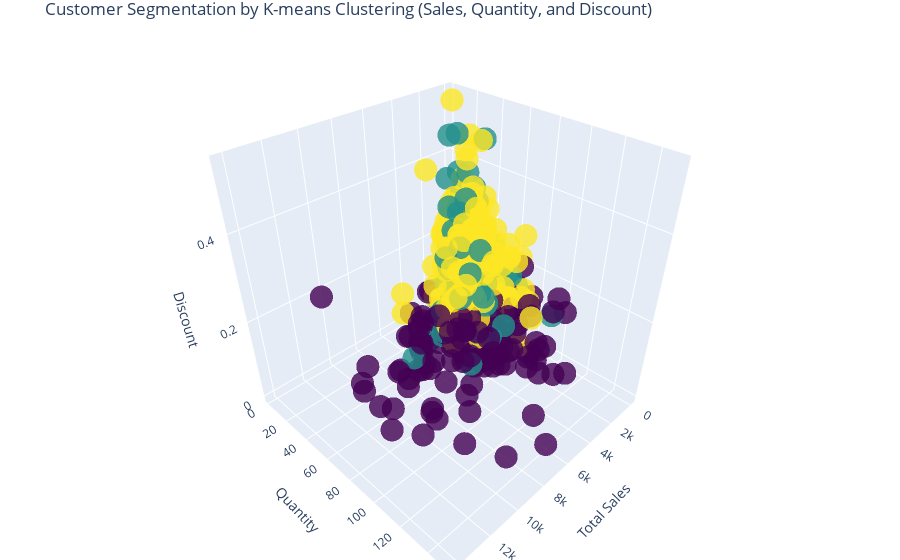

Source (notebook cell):
### Code cell
# 3D scatter plot with all comparisons combined
fig = go.Figure(data=[go.Scatter3d(
    x=customer_data['Sales'],
    y=customer_data['Quantity'],
    z=customer_data['Discount'],
    mode='markers',
    marker=dict(
        size=8,
        color=customer_data['Cluster'],  
        colorscale='Viridis',  # color scale
        opacity=0.8
    )
)])

# Set layout
fig.update_layout(
    scene=dict(
        xaxis=dict(title='Total Sales'),
        yaxis=dict(title='Quantity'),
        zaxis=dict(title='Discount'),
    ),
    title='Customer Segmentation by K-means Clustering (Sales, Quantity, and Discount)',
    margin=dict(l=0, r=0, b=0, t=30)  # Adjust margin to prevent overlap with title
)

# Show plot
fig.show()

### Figure 1 — Plotly figure (JSON) as saved in the notebook; plotly's stock layout.template omitted (floating-point values rounded to 4 significant figures; data arrays with more than 128 entries replaced by an {"elided": "..."} marker saying what was removed)
{"data": [{"marker": {"color": {"elided": "779 int values"}, "colorscale": [[0, "#440154"], [0.1111, "#482878"], [0.2222, "#3e4989"], [0.3333, "#31688e"], [0.4444, "#26828e"], [0.5556, "#1f9e89"], [0.6667, "#35b779"], [0.7778, "#6ece58"], [0.8889, "#b5de2b"], [1, "#fde725"]], "opacity": 0.8, "size": 8}, "mode": "markers", "type": "scatter3d", "x": {"elided": "779 float values"}, "y": {"elided": "779 int values"}, "z": {"elided": "779 float values"}}], "layout": {"margin": {"b": 0, "l": 0, "r": 0, "t": 30}, "scene": {"xaxis": {"title": {"text": "Total Sales"}}, "yaxis": {"title": {"text": "Quantity"}}, "zaxis": {"title": {"text": "Discount"}}}, "title": {"text": "Customer Segmentation by K-means Clustering (Sales, Quantity, and Discount)"}}}
